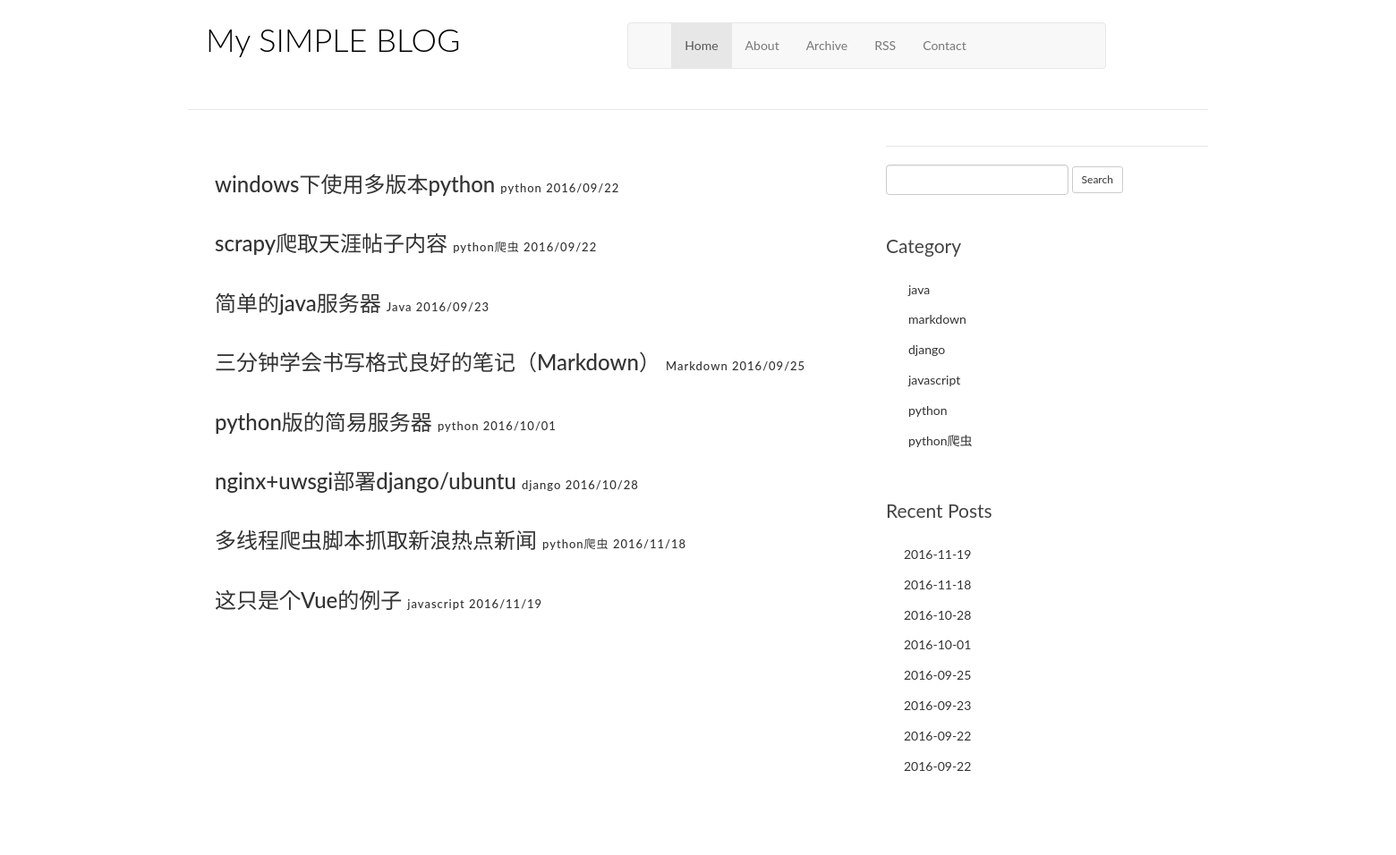
Before: /archive/ with the older database file.
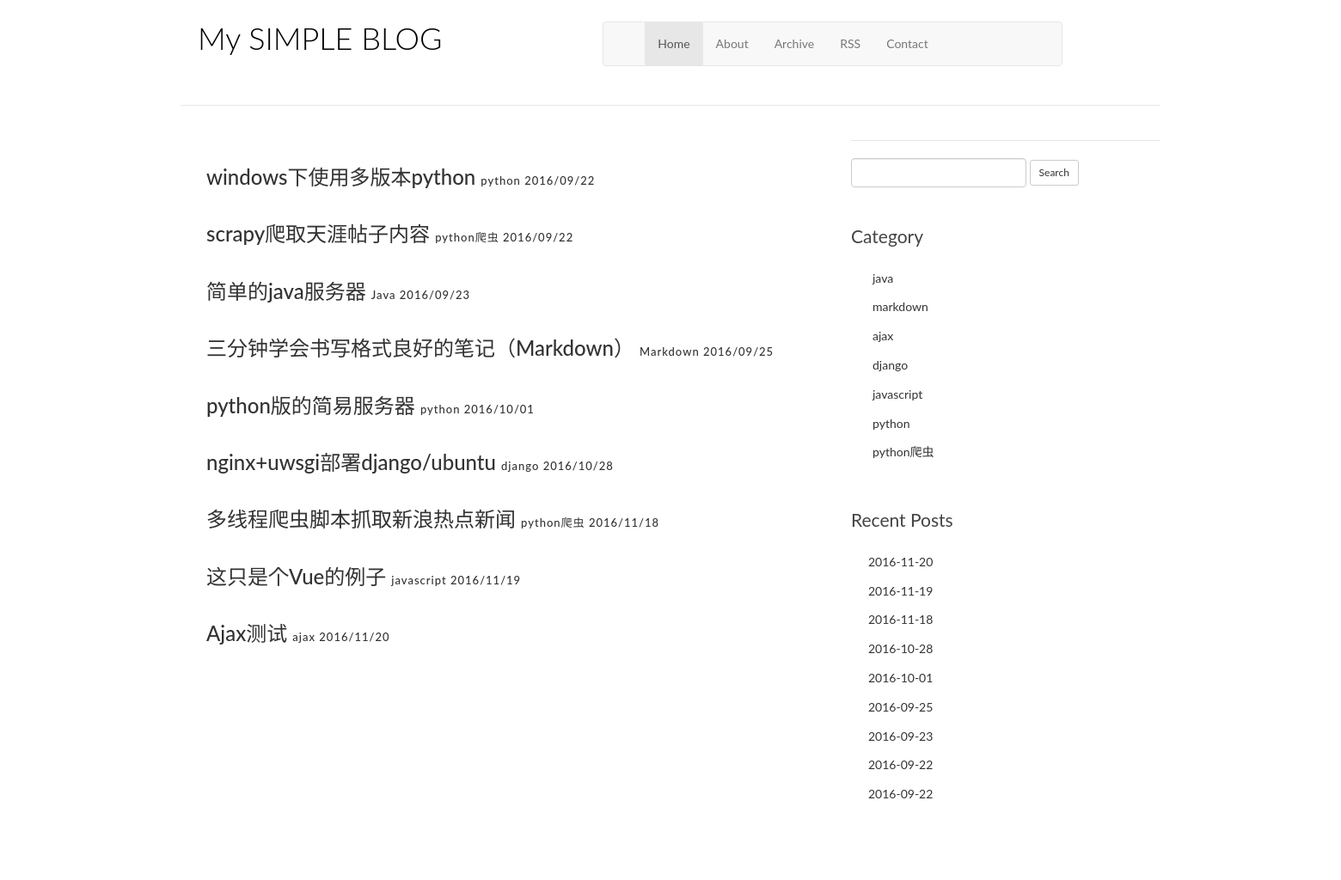
After: the same page with the newer database file.
### article/models.py (models this page shows, shortened)
class Article(models.Model):
    title = models.CharField(max_length=100)  # 题目
    category = models.CharField(max_length=50)  # 标签
    date_time = models.DateTimeField(auto_now_add=True)  # 日期
    content = models.TextField()  # 内容
    class Meta:  # 按id降序
        ordering = ['id']

### article/views.py (the view)
# urls.py: url(r'archive/$',views.ArchiveView.as_view(), name='archive'),
class ArchiveView(BaseView):
    template_name = 'archive.html'
    queryset = Article.objects.all()
    context_object_name = 'archive_list'

### article/forms.py
class SearchForm(forms.Form):
    q=forms.CharField(widget=forms.TextInput(
        attrs={'class': 'form-control'}),
        max_length=50,
        required=False,label="")

### article/views.py (called while the page is built)
    def get_queryset(self):
        return Article.objects.all()

    def get_context_data(self, **kwargs):
        context = super(BaseView, self).get_context_data(**kwargs)
        context['cate_list'] = Article.objects.values('category').order_by('category').distinct() #去重
        context['time_list'] = Article.objects.values('date_time').order_by('date_time').distinct().reverse()[:10] #去重,reverse,取10条
        context['count']=Article.objects.latest('id').id##最后文章的id
        return context

### templates/archive.html
{% extends "base.html"%}
{% block content%}
<main class="col-md-8">
 {% for post in archive_list%}
    <article class="post post-1">
        <h3 >
            <a href="{% url 'single' id=post.id  f='1'%}">{{post.title}}</a>
            <span class="entry-meta">
                <a href="javascript:void(0)">{{post.category}}</a>
                <a href="javascript:void(0)">{{post.date_time|date:"Y/m/d"}}</a>
            </span>
    </h3>
    </article>
    {% endfor %}
</main>
{% endblock %}

Changed rows visible on the page:
added Article: title "Ajax测试", category "ajax", date_time "2016/11/20"
Other visible differences:
new list line: "ajax"
new list line: "2016-11-20"
